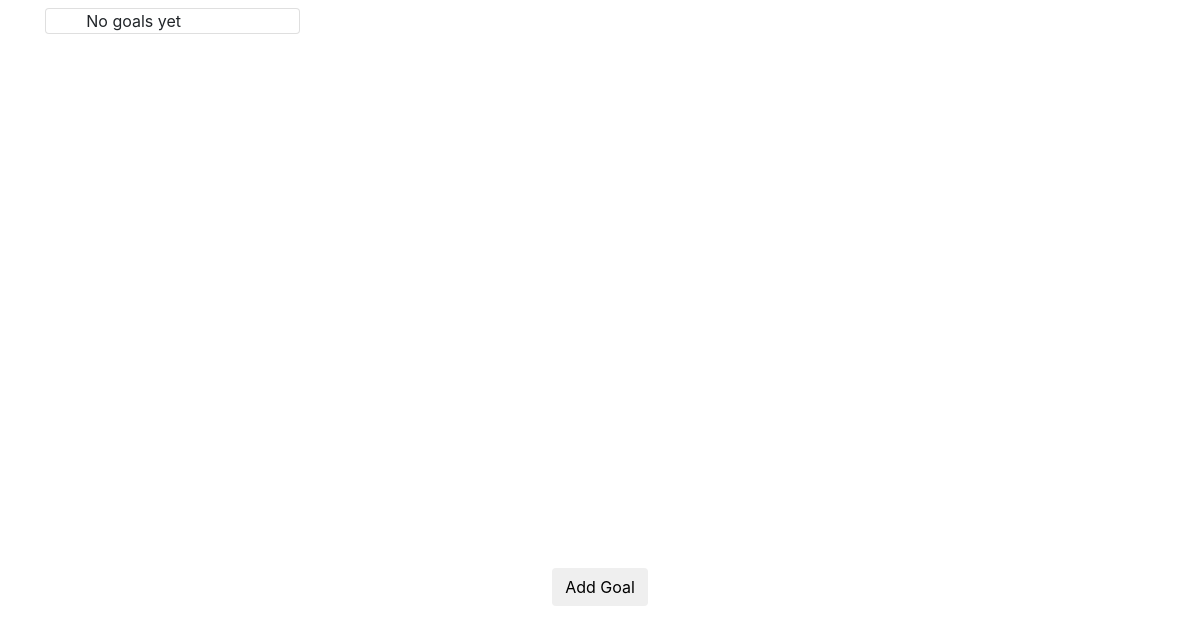
Page /dash.php on the earlier database version.
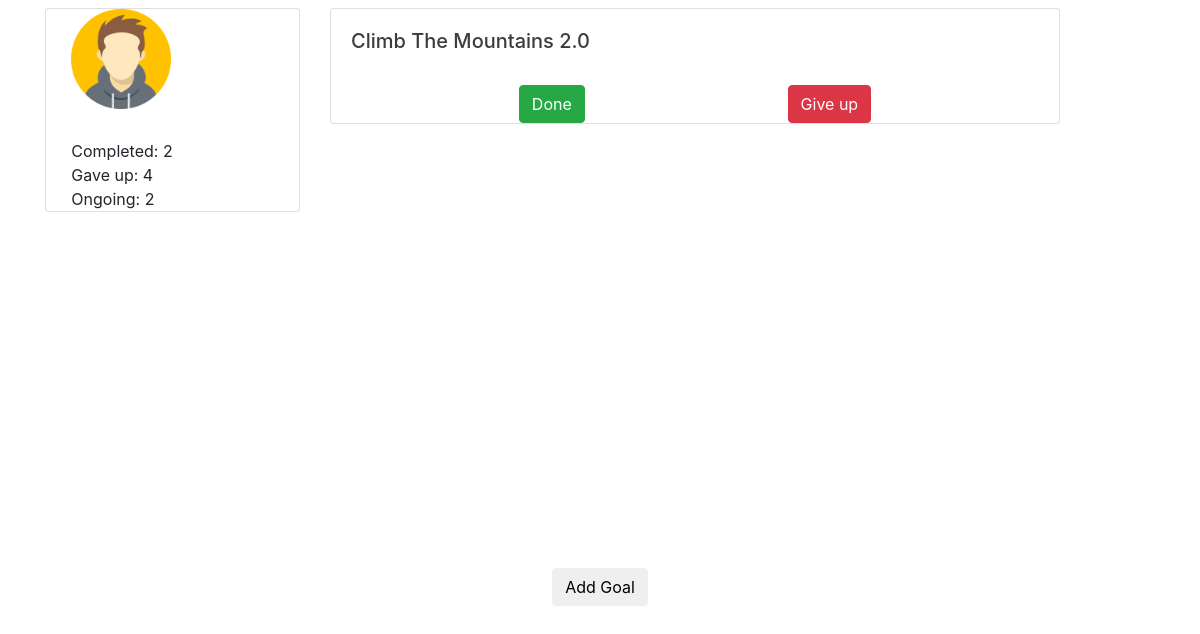
Same page on the later database version.
### tables this page shows
CREATE TABLE `user_stat` (
  `uid` int NOT NULL,
  `goals_completed` int NOT NULL,
  `goals_giveup` int NOT NULL,
  `goals_ongoing` int NOT NULL
);

CREATE TABLE `goals` (
  `gid` int NOT NULL,
  `uid` int NOT NULL,
  `title` varchar(100) NOT NULL,
  `description` varchar(1000) NOT NULL,
  `timestamp` timestamp NOT NULL DEFAULT CURRENT_TIMESTAMP,
  `completed` tinyint(1) NOT NULL DEFAULT '0',
  `alert_date` date NOT NULL
);

### dash.php (the view, shortened to what this page needs)
<?php
if (!isset($_SESSION['uid'])) {
  echo '<script>alert("You are not logged in");document.location="admin-login.php"</script>';
} else {
  echo '
<!DOCTYPE html>
<html lang="en">
<head>
  <meta charset="utf-8">
  <meta http-equiv="X-UA-Compatible" content="IE=edge">
  <meta content="width=device-width, initial-scale=1.0" name="viewport">
<link href="css/style.css"  rel= "stylesheet">
  <title>myGoals | Profile</title>
  <link href="https://fonts.googleapis.com/css2?family=Montserrat&display=swap" rel="stylesheet">
  <link rel="stylesheet" href="https://maxcdn.bootstrapcdn.com/bootstrap/4.0.0/css/bootstrap.min.css">
  </head>
<body>
  <center><h1>'.$_SESSION['username'].'</h1></center>';
  echo '
<div style="min-height:70%">
<div class="container">';
  if ($con === false) {
    die("ERROR: Could not connect. " . mysqli_connect_error());
    echo 'Cannot connect to database';
  } else {
    $sql = 'select * from user_stat where uid='.$_SESSION['uid'];
    $record = mysqli_query($con, $sql);
    $stat=mysqli_fetch_array($record);
    echo '<div class="row">
    <div class="col-12 col-md-3">
    <div class = "card" width="100%" > <div class="container"   style="width:80%; margin:0 auto;">';
    if (mysqli_num_rows($record) > 0) {
    echo '
    <div class="row"><center>
    <img  src="images/avatar_1.png" width="100px" style="display:block">
    </center></div>
    <div class="stat-numbers">
    <div class = "row">Completed: '.$stat['goals_completed'].'</div>
    <div class = "row">Gave up: '.$stat['goals_giveup'].'</div>
    <div class = "row">Ongoing: '.$stat['goals_ongoing'].'</div>
    </div>
    ';}
    else{ echo 'No goals yet';}
    echo '</div>
    </div>
    </div>
    <div class="col-12 col-md-8"  style="overflow-y:scroll; height:70vh">
    ';
    $sql = 'select * from goals g join user_info u on u.uid=g.uid WHERE g.uid= '.$_SESSION['uid'].' and completed = 0 ORDER BY `timestamp` DESC';
    $goals = mysqli_query($con, $sql);
    if (mysqli_num_rows($goals) > 0) {
      while ($record = mysqli_fetch_array($goals)) {
        echo '<div class="card">
                  <div class="card-body">
                    <h5 class="card-title"><a href="view_goal.php?g=' . $record["gid"] . '">' . $record["title"] . '</a></h5>
                  </div>
                  <div class="row" style="display:flex; justify-content:space-evenly">
                  <form action="../include/edit-goal.inc.php" method="POST"><button class="btn btn-success" name="done" value="' . $record["gid"] . '">Done</button></form>
                  <form action="../include/edit-news.inc.php" method="POST"><button class=" btn btn-danger" name="give_up" value="' . $record["gid"] . '">Give up</button></form>
              </div></div>';
      }
    }
  }
  echo '</div><br><br>
      </div>
      </div>
      </div>
      <div class="container"> <center>
      <form  action="add_goal.php">
      <button type="submit" class="btn">Add Goal</button>
      </form>
      </center></div><br>
 ';
  echo '
</body>
</html>';
}

### css/style.css (style rules this page uses)
html { --primaryBlack: #3c3c3c; }
body { color:var(--primaryBlack); }
a { color:var(--primaryBlack) !important; }
.stat-numbers { margin-top:30px; }

Differences in the rows shown:
added user_stat: goals_completed "2", goals_giveup "4", goals_ongoing "2"
added goals: title "Climb The Mountains 2.0", $record["gid"] 1 (drawn)
Other differences:
text no longer shown: "No goals yet"
text now shown: "Completed: Gave up: Ongoing:"
